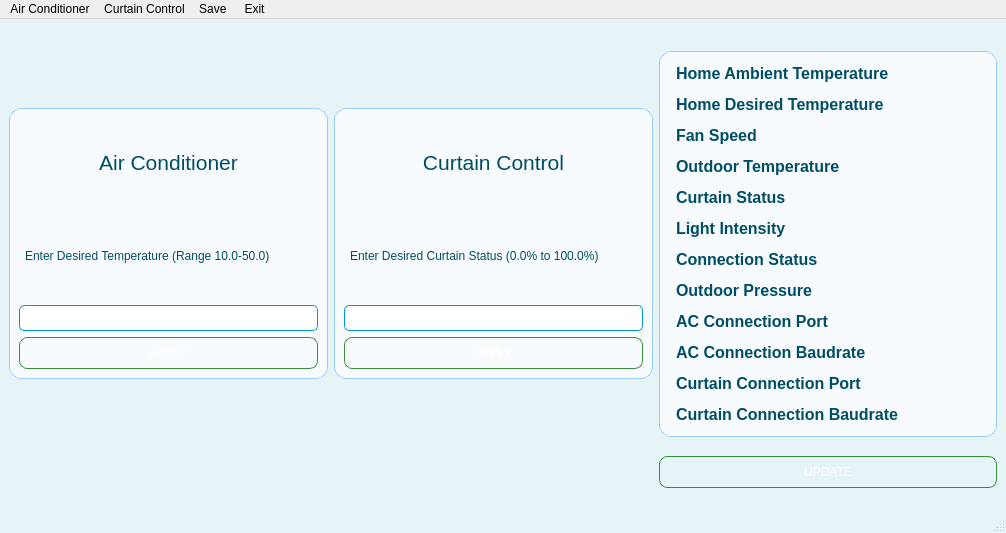
<?xml version="1.0" encoding="UTF-8"?>
<ui version="4.0">
 <class>MainWindow</class>
 <widget class="QMainWindow" name="MainWindow">
  <property name="geometry">
   <rect>
    <x>0</x>
    <y>0</y>
    <width>1006</width>
    <height>533</height>
   </rect>
  </property>
  <property name="windowTitle">
   <string>Home Automation System</string>
  </property>
  <property name="styleSheet">
   <string notr="true">/* =========================================
   VERIFIED FRUTIGER AERO STYLESHEET (CLEAN)
   ========================================= */

QMainWindow {
    background-color: #E6F3F7; 
}

QGroupBox {
    background-color: rgba(255, 255, 255, 0.7); 
    border: 1px solid #99CCFF;
    border-radius: 12px;
    margin-top: 10px;
    font: 12pt &quot;Segoe UI&quot;;
    color: #004D66; 
}

QGroupBox::title {
    subcontrol-origin: margin;
    subcontrol-position: top center;
    padding: 0 10px;
    background-color: #99CCFF; 
    color: #FFFFFF; 
    border-radius: 4px;
}

QPushButton {
    background-color: qlineargradient(x1: 0, y1: 0, x2: 0, y2: 1,
                                     stop: 0 #77DD77, 
                                     stop: 1 #4CAF50); 
    color: white;
    font: 10pt &quot;Segoe UI Semibold&quot;;
    border: 1px solid #388E3C;
    border-radius: 8px;
    padding: 8px 15px;
}

QPushButton:hover {
    background-color: #82E0AA;
}

QPushButton:pressed {
    background-color: #388E3C;
}

QLineEdit {
    background-color: white;
    border: 1px solid #0099CC; 
    border-radius: 5px;
    padding: 4px;
    font: 11pt &quot;Segoe UI&quot;;
}
QLabel {
    font-family: &quot;Segoe UI&quot;, Helvetica, Arial, sans-serif;
    color: #004D66; 
    padding: 3px; 
    background-color: transparent;
}
/* Style for key values like 29.5 °C */
QLabel[class=&quot;ValueLabel&quot;] {
    /* Highly legible, bold digital font style */
    font-family: &quot;Segoe UI Black&quot;, &quot;Segoe UI Semibold&quot;, Arial, sans-serif;
    font-weight: 800; /* Extra bold */
    
    /* Aquatic blue/cyan color */
    color: #0088CC; 
    
    /* Text shadow creates the signature soft glow and depth */
    text-shadow: 1px 1px 2px rgba(0, 0, 0, 0.3), 
                 0 0 10px rgba(0, 150, 200, 0.7); 
    
    /* You will manually set font-size: 24pt (or similar) on this element */
    padding: 5px;
}
</string>
  </property>
  <widget class="QWidget" name="centralwidget">
   <layout class="QGridLayout" name="gridLayout_4">
    <item row="0" column="0">
     <widget class="QGroupBox" name="groupBox">
      <property name="maximumSize">
       <size>
        <width>319</width>
        <height>281</height>
       </size>
      </property>
      <property name="title">
       <string/>
      </property>
      <layout class="QGridLayout" name="gridLayout">
       <item row="2" column="0">
        <widget class="QLineEdit" name="acInput"/>
       </item>
       <item row="1" column="0">
        <widget class="QLabel" name="label">
         <property name="text">
          <string>Enter Desired Temperature (Range 10.0-50.0)</string>
         </property>
        </widget>
       </item>
       <item row="3" column="0">
        <widget class="QPushButton" name="acApply">
         <property name="text">
          <string>APPLY</string>
         </property>
        </widget>
       </item>
       <item row="0" column="0">
        <widget class="QLabel" name="acLabel">
         <property name="font">
          <font>
           <family>Segoe UI</family>
           <pointsize>16</pointsize>
          </font>
         </property>
         <property name="text">
          <string>Air Conditioner</string>
         </property>
         <property name="alignment">
          <set>Qt::AlignmentFlag::AlignCenter</set>
         </property>
        </widget>
       </item>
      </layout>
     </widget>
    </item>
    <item row="0" column="1">
     <widget class="QGroupBox" name="groupBox_2">
      <property name="maximumSize">
       <size>
        <width>319</width>
        <height>281</height>
       </size>
      </property>
      <property name="title">
       <string/>
      </property>
      <layout class="QGridLayout" name="gridLayout_2">
       <item row="0" column="0">
        <widget class="QLabel" name="label_6">
         <property name="font">
          <font>
           <family>Segoe UI</family>
           <pointsize>16</pointsize>
           <italic>false</italic>
           <bold>false</bold>
          </font>
         </property>
         <property name="styleSheet">
          <string notr="true">/* --- AGGRESSIVE FEATURE FONT OVERRIDE --- */
QLabel[class=&quot;ValueLabel&quot;] {
    font: 24pt &quot;Segoe UI Black&quot;; /* Increased size and highly visible font */
    font-weight: 900; /* Ensures the text is rendered extremely bold */
    color: #0088CC; /* Bright Aquatic Blue */
    text-shadow: 1px 1px 3px rgba(0, 0, 0, 0.4), 
                 0 0 15px rgba(0, 150, 200, 0.9); /* Stronger glow/shadow */
    min-height: 40px; /* Ensures vertical space for the large font */
    padding: 5px;
}</string>
         </property>
         <property name="text">
          <string>Curtain Control</string>
         </property>
         <property name="textFormat">
          <enum>Qt::TextFormat::PlainText</enum>
         </property>
         <property name="alignment">
          <set>Qt::AlignmentFlag::AlignCenter</set>
         </property>
        </widget>
       </item>
       <item row="1" column="0">
        <widget class="QLabel" name="label_7">
         <property name="text">
          <string>Enter Desired Curtain Status (0.0% to 100.0%)</string>
         </property>
        </widget>
       </item>
       <item row="2" column="0">
        <widget class="QLineEdit" name="curtainInput"/>
       </item>
       <item row="3" column="0">
        <widget class="QPushButton" name="curtainApply">
         <property name="text">
          <string>APPLY</string>
         </property>
        </widget>
       </item>
      </layout>
     </widget>
    </item>
    <item row="0" column="2">
     <widget class="QGroupBox" name="groupBox_5">
      <property name="maximumSize">
       <size>
        <width>397</width>
        <height>561</height>
       </size>
      </property>
      <property name="title">
       <string/>
      </property>
      <layout class="QGridLayout" name="gridLayout_3">
       <item row="0" column="0">
        <widget class="QLabel" name="label_10">
         <property name="font">
          <font>
           <family>Segoe UI</family>
           <pointsize>12</pointsize>
           <bold>true</bold>
          </font>
         </property>
         <property name="text">
          <string>Home Ambient Temperature</string>
         </property>
        </widget>
       </item>
       <item row="0" column="1">
        <widget class="QLabel" name="ambientTemp">
         <property name="text">
          <string/>
         </property>
        </widget>
       </item>
       <item row="1" column="0">
        <widget class="QLabel" name="label_8">
         <property name="font">
          <font>
           <family>Segoe UI</family>
           <pointsize>12</pointsize>
           <bold>true</bold>
          </font>
         </property>
         <property name="text">
          <string>Home Desired Temperature</string>
         </property>
        </widget>
       </item>
       <item row="1" column="1">
        <widget class="QLabel" name="desiredTemp">
         <property name="text">
          <string/>
         </property>
        </widget>
       </item>
       <item row="2" column="0">
        <widget class="QLabel" name="label_2">
         <property name="font">
          <font>
           <family>Segoe UI</family>
           <pointsize>12</pointsize>
           <bold>true</bold>
          </font>
         </property>
         <property name="text">
          <string>Fan Speed</string>
         </property>
        </widget>
       </item>
       <item row="2" column="1">
        <widget class="QLabel" name="fanSpeed">
         <property name="text">
          <string/>
         </property>
        </widget>
       </item>
       <item row="3" column="0">
        <widget class="QLabel" name="label_4">
         <property name="font">
          <font>
           <family>Segoe UI</family>
           <pointsize>12</pointsize>
           <bold>true</bold>
          </font>
         </property>
         <property name="text">
          <string>Outdoor Temperature</string>
         </property>
        </widget>
       </item>
       <item row="3" column="1">
        <widget class="QLabel" name="outdoorTemp">
         <property name="text">
          <string/>
         </property>
        </widget>
       </item>
       <item row="4" column="0">
        <widget class="QLabel" name="label_11">
         <property name="font">
          <font>
           <family>Segoe UI</family>
           <pointsize>12</pointsize>
           <bold>true</bold>
          </font>
         </property>
         <property name="text">
          <string>Curtain Status</string>
         </property>
        </widget>
       </item>
       <item row="4" column="1">
        <widget class="QLabel" name="curtainStatus">
         <property name="text">
          <string/>
         </property>
        </widget>
       </item>
       <item row="5" column="0">
        <widget class="QLabel" name="label_9">
         <property name="font">
          <font>
           <family>Segoe UI</family>
           <pointsize>12</pointsize>
           <bold>true</bold>
          </font>
         </property>
         <property name="text">
          <string>Light Intensity</string>
         </property>
        </widget>
       </item>
       <item row="5" column="1">
        <widget class="QLabel" name="lightIntensity">
         <property name="text">
          <string/>
         </property>
        </widget>
       </item>
       <item row="6" column="0">
        <widget class="QLabel" name="label_5">
         <property name="font">
          <font>
           <family>Segoe UI</family>
           <pointsize>12</pointsize>
           <bold>true</bold>
          </font>
         </property>
         <property name="text">
          <string>Connection Status</string>
         </property>
        </widget>
       </item>
       <item row="6" column="1">
        <widget class="QLabel" name="connectionStatus">
         <property name="text">
          <string/>
         </property>
        </widget>
       </item>
       <item row="7" column="0">
        <widget class="QLabel" name="label_3">
         <property name="font">
          <font>
           <family>Segoe UI</family>
           <pointsize>12</pointsize>
           <bold>true</bold>
          </font>
         </property>
         <property name="text">
          <string>Outdoor Pressure</string>
         </property>
        </widget>
       </item>
       <item row="7" column="1">
        <widget class="QLabel" name="outdoorPressure">
         <property name="text">
          <string/>
         </property>
        </widget>
       </item>
       <item row="8" column="0">
        <widget class="QLabel" name="label_12">
         <property name="font">
          <font>
           <family>Segoe UI</family>
           <pointsize>12</pointsize>
           <bold>true</bold>
          </font>
         </property>
         <property name="text">
          <string>AC Connection Port</string>
         </property>
        </widget>
       </item>
       <item row="8" column="1">
        <widget class="QLabel" name="acPort">
         <property name="text">
          <string/>
         </property>
        </widget>
       </item>
       <item row="9" column="0">
        <widget class="QLabel" name="label_13">
         <property name="font">
          <font>
           <family>Segoe UI</family>
           <pointsize>12</pointsize>
           <bold>true</bold>
          </font>
         </property>
         <property name="text">
          <string>AC Connection Baudrate</string>
         </property>
        </widget>
       </item>
       <item row="9" column="1">
        <widget class="QLabel" name="acBaudrate">
         <property name="text">
          <string/>
         </property>
        </widget>
       </item>
       <item row="10" column="0">
        <widget class="QLabel" name="label_14">
         <property name="font">
          <font>
           <family>Segoe UI</family>
           <pointsize>12</pointsize>
           <bold>true</bold>
          </font>
         </property>
         <property name="text">
          <string>Curtain Connection Port</string>
         </property>
        </widget>
       </item>
       <item row="10" column="1">
        <widget class="QLabel" name="curtainPort">
         <property name="text">
          <string/>
         </property>
        </widget>
       </item>
       <item row="11" column="0">
        <widget class="QLabel" name="label_15">
         <property name="font">
          <font>
           <family>Segoe UI</family>
           <pointsize>12</pointsize>
           <bold>true</bold>
          </font>
         </property>
         <property name="text">
          <string>Curtain Connection Baudrate</string>
         </property>
        </widget>
       </item>
       <item row="11" column="1">
        <widget class="QLabel" name="curtainBaudrate">
         <property name="text">
          <string/>
         </property>
        </widget>
       </item>
      </layout>
     </widget>
    </item>
    <item row="1" column="2">
     <widget class="QPushButton" name="update">
      <property name="text">
       <string>UPDATE</string>
      </property>
     </widget>
    </item>
   </layout>
  </widget>
  <widget class="QStatusBar" name="statusbar"/>
  <widget class="QMenuBar" name="menubar">
   <property name="geometry">
    <rect>
     <x>0</x>
     <y>0</y>
     <width>1006</width>
     <height>22</height>
    </rect>
   </property>
   <widget class="QMenu" name="menuAir_Conditioner">
    <property name="title">
     <string>Air Conditioner</string>
    </property>
    <addaction name="menuTemp"/>
   </widget>
   <widget class="QMenu" name="menuCurtain">
    <property name="title">
     <string>Curtain Control</string>
    </property>
    <addaction name="menuControl"/>
   </widget>
   <widget class="QMenu" name="exit">
    <property name="title">
     <string>Exit</string>
    </property>
   </widget>
   <widget class="QMenu" name="menuSave">
    <property name="title">
     <string>Save </string>
    </property>
    <addaction name="save"/>
   </widget>
   <addaction name="menuAir_Conditioner"/>
   <addaction name="menuCurtain"/>
   <addaction name="menuSave"/>
   <addaction name="exit"/>
  </widget>
  <action name="actionExit">
   <property name="text">
    <string>Exit</string>
   </property>
  </action>
  <action name="menuTemp">
   <property name="text">
    <string>Set Temperature</string>
   </property>
  </action>
  <action name="menuControl">
   <property name="text">
    <string>Control</string>
   </property>
  </action>
  <action name="save">
   <property name="text">
    <string>Save Data</string>
   </property>
  </action>
 </widget>
 <resources/>
 <connections/>
</ui>
